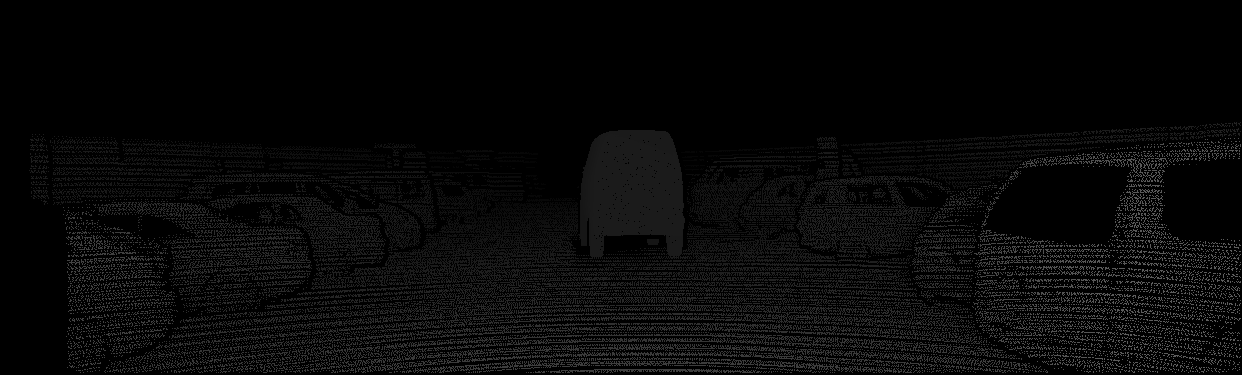
#> input picture KITTI/Ground_Truth_Visualization/kitti_gt/disp_gt.png, 1242 x 375 px
$ python tool_disp_gt_interp.py
#> lines starting #> are read from the running program, lines starting #| are printed output that depends on the picture
## kitti dataset ground truth interpolation kit
# 2018.08.12
# Kuo-Shiuan Peng
import os
import numpy as np
import scipy as sp
from matplotlib import pyplot as plt
import cv2
from PIL import Image

kernel_sz = (5, 5)
kernel_type = "circle"
dilation_iter = 1
showOut = False

path2Work 	= 'kitti_gt/'
path2Img  	= 'disp_gt.png'
output_name = 'disp_gt_interp'
img = cv2.imread(path2Work+ path2Img)
#> img is the input picture: shape (375, 1242, 3); min 0, max 98, mean 8.3

if kernel_type == "ellipse":
	kernel = cv2.getStructuringElement(cv2.MORPH_ELLIPSE, kernel_sz)
elif kernel_type == "circle":
	kernel = np.ones(kernel_sz,np.uint8)
	kernel[0,0] = 0
	kernel[1,0] = 0
	kernel[0,4] = 0
	kernel[4,4] = 0
else: # default kernel = rect
	kernel = cv2.getStructuringElement(cv2.MORPH_RECT, kernel_sz)


img_dilation = np.array(cv2.dilate(img[:,:,0], kernel, iterations=dilation_iter))
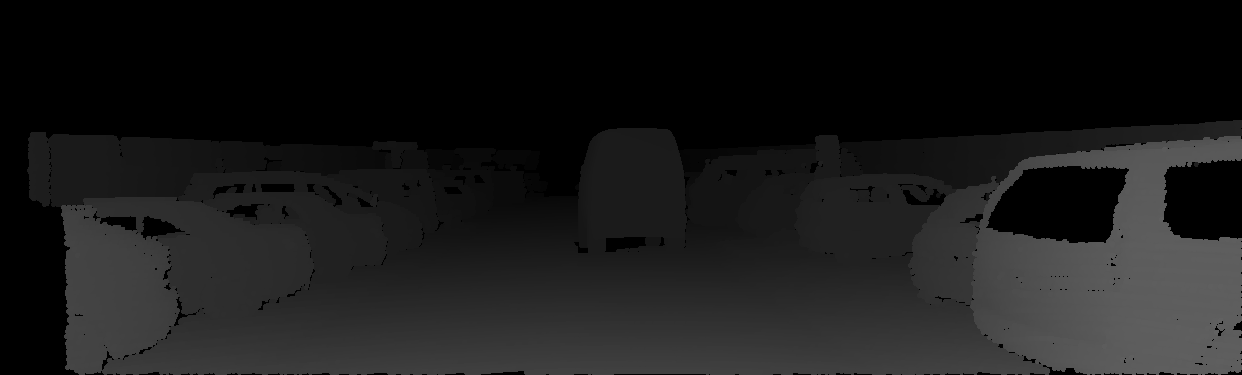
#> img_dilation: shape (375, 1242); min 0, max 98, mean 25.6

img_dilation = cv2.morphologyEx(img_dilation, cv2.MORPH_CLOSE, kernel)

plt.imsave("image/{}.png".format(output_name), img_dilation, cmap='plasma')
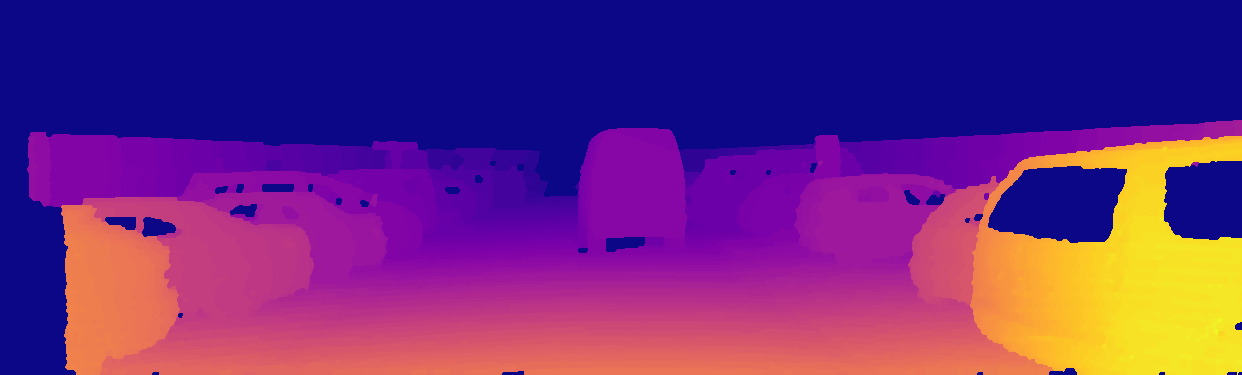
#> saved as disp_gt_interp.png: shape (375, 1242, 3); mean R, G, B 106.2, 42.2, 127.7

if showOut:
	plt.imshow(img_dilation, cmap = 'plasma')
	plt.show()
